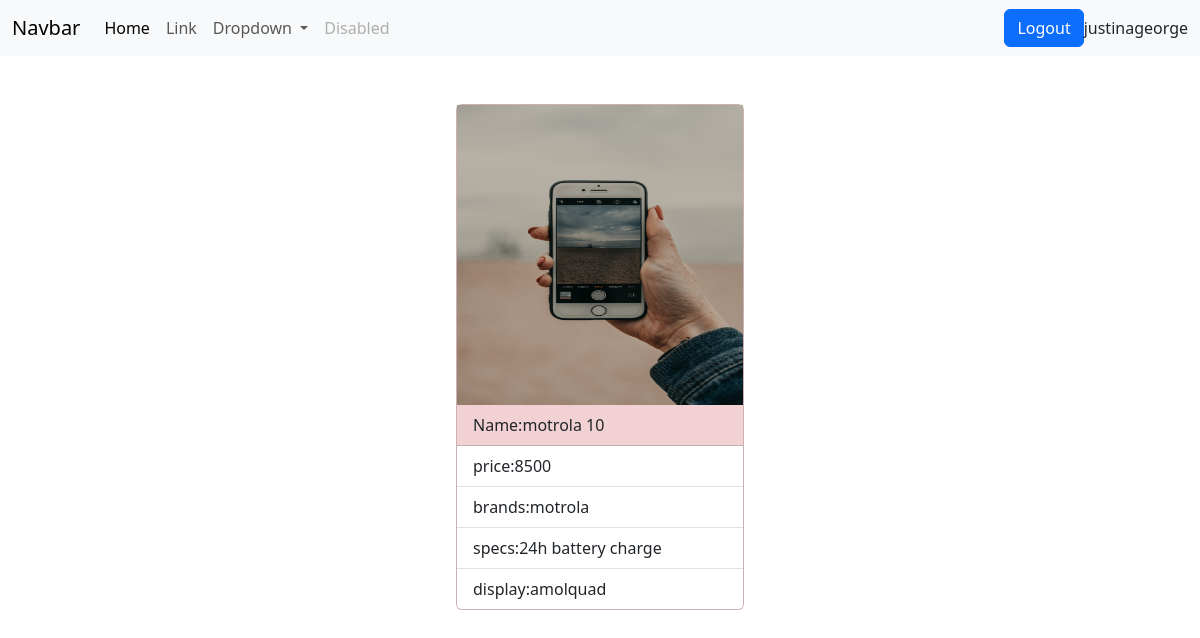
Page /mobiles/7/details (signed in) on the committed database.
### mobile/models.py (models this page shows, shortened)
class Mobiles(models.Model):
    name=models.CharField(max_length=200,unique=True)
    price=models.PositiveIntegerField()
    brand=models.CharField(max_length=200)
    specs=models.CharField(max_length=200)
    display=models.CharField(max_length=200)
    picture= models.ImageField(upload_to="images",null=True)

### mobile/views.py (the view)
# urls.py: path('mobiles/<int:pk>/details',views.MobileDetailsView.as_view(),name="mobile-details"),
@method_decorator(signin_required,name="dispatch")
class MobileDetailsView(View):
    def get(self,request,*args,**kwargs):
            id=kwargs.get('pk')
            qs=Mobiles.objects.get(id=id)
            return render(request,"mob_detail.html",{"data":qs})

### mobile/views.py (called while the page is built)
def signin_required(fn):
    def wrapper(request,*args,**kwargs):
        if not request.user.is_authenticated:
            return redirect("signin")
        else:
            return fn(request,*args,**kwargs)
    return wrapper

### mobile/templates/mob_detail.html (shortened to what this page needs)
{%extends 'base.html'%}
{%block body_block%}
<div class="container mt-5 d-flex justify-content-center">
    <div class="card bg-danger-subtle " style="width: 18rem;">
      {%if data.picture%}
        <img src="{{data.picture.url}}" alt="" height="300px" >
      {%endif%}
        <div class="card-header">
             Name:{{data.name}}
        </div>
        <ul class="list-group list-group-flush">
          <li class="list-group-item"> price:{{data.price}}</li>
          <li class="list-group-item">brands:{{data.brand}}</li>
          <li class="list-group-item">specs:{{data.specs}}</li>
          <li class="list-group-item">display:{{data.display}}</li>
        </ul>
      </div>
</div>
{%endblock%}

### mobile/templates/base.html (shortened to what this page needs)
<!DOCTYPE html>
<html lang="en">
<head>
    <link href="https://cdn.jsdelivr.net/npm/bootstrap@5.3.2/dist/css/bootstrap.min.css" rel="stylesheet">
</head>
<body>
    <nav class="navbar navbar-expand-lg bg-body-tertiary">
        <div class="container-fluid">
          <a class="navbar-brand" href="#">Navbar</a>
          <div class="collapse navbar-collapse" id="navbarSupportedContent">
            <ul class="navbar-nav me-auto mb-2 mb-lg-0">
              <li class="nav-item">
                <a class="nav-link active" aria-current="page" href="#">Home</a>
              </li>
              <li class="nav-item">
                <a class="nav-link" href="#">Link</a>
              </li>
              <li class="nav-item dropdown">
                <a class="nav-link dropdown-toggle" href="#" role="button" data-bs-toggle="dropdown" aria-expanded="false">
                  Dropdown
                </a>
              </li>
              <li class="nav-item">
                <a class="nav-link disabled" aria-disabled="true">Disabled</a>
              </li>
            </ul>
            <a href="{%url 'signout'%}" class="btn btn-primary">Logout  </a>{{request.user}}
          </div>
        </div>
      </nav>
{%block body_block%}
{%endblock%}
</body>
</html>

### rows in the picture
Mobiles: picture (picture), name "motrola 10", price "8500", brand "motrola", specs "24h battery charge", display "amolquad"

### other values in the picture
{{ request.user }} "justinageorge"
